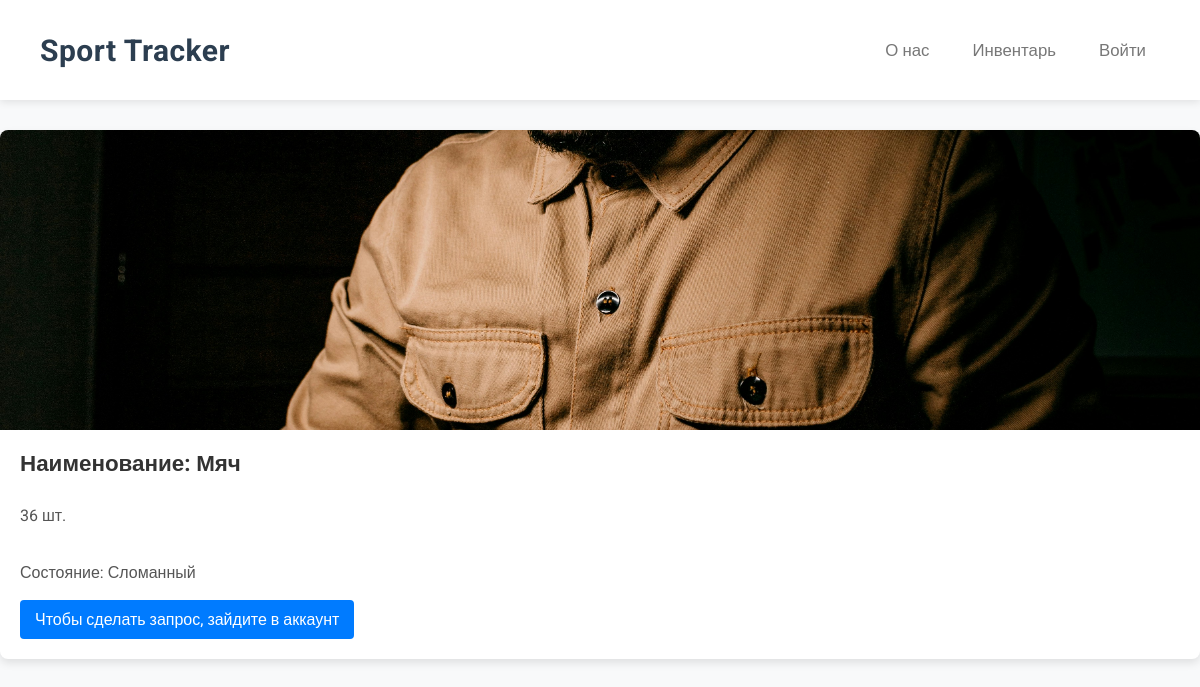
The app's page /catalog/, older data.
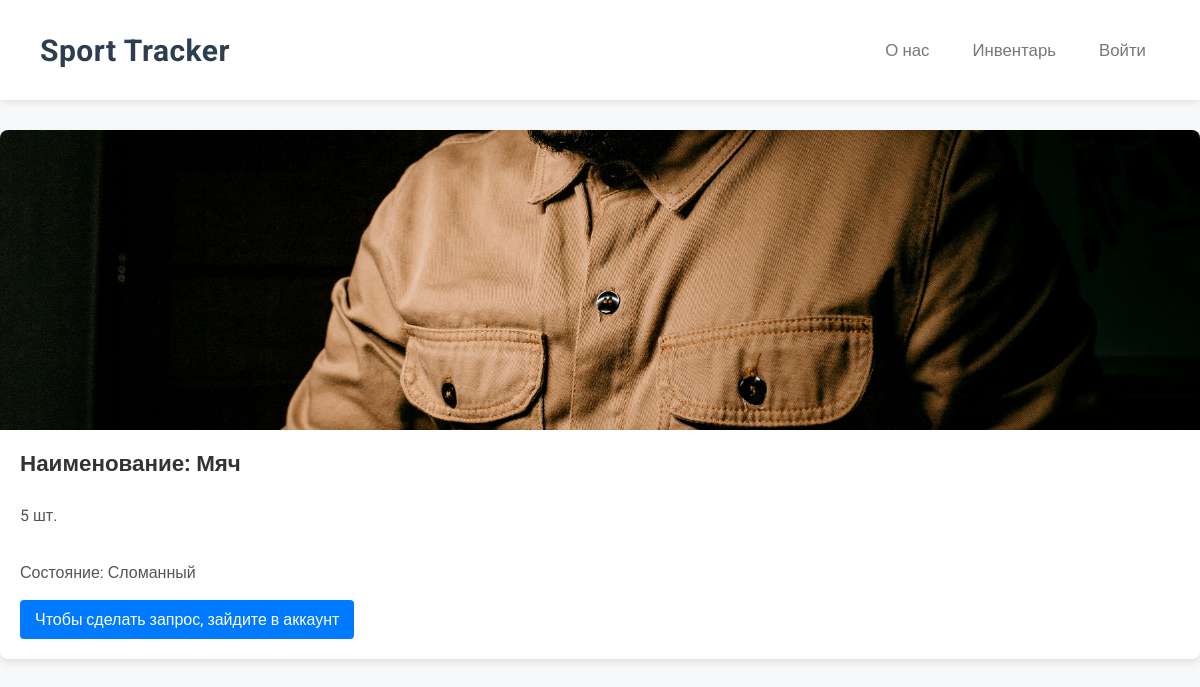
The same page, newer data.
### main/models.py (models this page shows, shortened)
class Votings(models.Model):
    author = models.ForeignKey(User, on_delete=models.CASCADE)
    image = models.ImageField(upload_to=get_image_upload_path, blank=True, null=True)
    name = models.TextField()
    questions_number = models.IntegerField()
    type_of_voting = models.TextField()

### main/views.py (the view)
# urls.py: path('catalog/', catalog, name='catalog'),
def catalog(request):
    categories = Votings.objects.all()
    context = {
        "categories": categories,
        "is_admin": False,
        "is_auth": False,
    }
    if request.user.is_superuser:
        context["is_admin"] = True
    if request.user.is_authenticated:
        context["is_auth"] = True
    data = []
    for category in categories:
        directory = f"main/uploads/votings/admin/{category.id}"
        url_to_header = ""
        if len(os.listdir(directory)) != 0:
            url_to_header = f"/uploads/votings/admin/{category.id}/{os.listdir(directory)[0]}"
        data.append({"category": category, "url_to_header": url_to_header})
    context["data"] = data
    if request.method == 'GET':
        sku = request.GET.get('sku')
        if not sku:
            return render(request, 'catalog.html', context)
    return render(request, 'catalog.html', context)

### main/templates/catalog.html (shortened to what this page needs)
{% load static %}
<!DOCTYPE html>
<html lang="en">
<head>
    <link rel="stylesheet" href="{% static 'catalog_cards.css' %}">
    <link rel="stylesheet" href="{% static 'header.css' %}">
</head>
{% include 'header.html' %}
<body>
    <div class="container">
        {% for category in data %}
        <div class="item">
          <div class="wrapper exmpl"><img src="{{ category.url_to_header }}" alt="Шапка опроса"></div>
          <div class="card">
            <h3>Наименование: {{category.category.name}}</h3>
            <p>{{category.category.questions_number }} шт.</p>
             {% if category.category.type_of_voting == "one" %}
                <p>Состояние: Новый</p>
              {% elif category.category.type_of_voting == "multi" %}
                <p>Состояние: Использованный</p>
              {% else %}
                <p>Состояние: Сломанный</p>
              {% endif %}
              {% if is_admin %}
                  <a class="card_link" href="{% url 'voting'%}?id={{category.category.id}}">Изменить</a>
              {% elif is_auth %}
                  <a class="card_link" href="{% url 'add_voting'%}?id={{category.category.id}}">Добавить в заявку</a>
              {% else %}
                  <a class="card_link">Чтобы сделать запрос, зайдите в аккаунт</a>
              {% endif %}
          </div>
        </div>
        {% endfor %}
    </div>
</body>
</html>

### main/templates/header.html
<header id="header">
    <a class="logo" href="{% url 'index1' %}">Sport Tracker</a>
    <div class="menu">
            <a class="options" href="{% url 'about_us' %}">О нас</a>
            <a class="options" href="{% url 'catalog' %}">Инвентарь</a>
            {% if request.user.is_authenticated %}
                {% if request.user.is_superuser %}
                    <a class="options" href="{% url 'item_list' %}">Планы</a>
                    <a class="options" href="{% url 'secure_inventory' %}">Закрепить инвентарь</a>
                    <a class="options" href="{% url 'applications' %}">Заявки пользователей</a>
                {% else %}
                    <a class="options" href="{% url 'applications' %}">Мои заявки</a>
                {% endif %}
                <a class="options" href="{% url 'profile' %}">Профиль</a>
            {% else %}
                <a class="options" href="{% url 'sign_in' %}">Войти</a>
            {% endif %}
    </div>
</header>

### main/static/catalog_cards.css (style rules this page uses)
.wrapper { width: auto; height: 300px; }
.exmpl { overflow: hidden; display: flex; justify-content: center; align-items: center; }
.exmpl img { height: auto; width: 100%; }
body { margin: 0; font-family: 'Roboto', sans-serif; justify-content: center; align-items: center; min-height: 100vh; background-color: #f8f9fa; }
.container { display: flex; margin-left: auto; margin-right: auto; margin-top: 30px; flex-wrap: wrap; justify-content: center; max-width: 1200px; width: 100%; gap: 20px; }
.item { flex: 1 1 300px; background-color: #ffffff; border-radius: 8px; box-shadow: 0 4px 8px rgba(0, 0, 0, 0.1); overflow: hidden; display: flex; flex-direction: column; transition: transform 0.3s ease; }
.card { padding: 20px; display: flex; flex-direction: column; flex: 1; }
.card h3 { margin-top: 0; margin-bottom: 10px; font-size: 1.4em; color: #333333; }
.card p { margin-bottom: 15px; color: #555555; line-height: 1.6; flex: 1; }
.card_link { text-decoration: none; background-color: #007bff; color: white; padding: 10px 15px; border-radius: 4px; align-self: flex-start; transition: background-color 0.3s ease; }

### main/static/header.css (style rules this page uses)
#header { display: flex; justify-content: space-between; align-items: center; padding: 15px 20px; background-color: #fff; box-shadow: 0 2px 8px rgba(0, 0, 0, 0.1); position: sticky; top: 0; height: 100px; z-index: 1000; transition: background-color 0.3s ease; font-family: 'Roboto', sans-serif; box-sizing: border-box; }
.logo { font-size: 30px; font-weight: 700; text-decoration: none; color: #2c3e50; transition: color 0.3s ease; letter-spacing: 0.5px; }
.menu { display: flex; gap: 10px; flex-wrap: nowrap; justify-content: flex-end; }
.options { text-decoration: none; color: #777; font-weight: 500; transition: color 0.3s ease, background-color 0.3s ease; padding: 8px 12px; border-radius: 4px; white-space: nowrap; flex-shrink: 0; }
@media (min-width: 1024px) and (max-width: 1439px) { #header { padding: 20px 40px; } }
@media (min-width: 1024px) and (max-width: 1439px) { .menu { gap: 15px; justify-content: flex-end; } }
@media (min-width: 1024px) and (max-width: 1439px) { .options { font-size: 1.05em; padding: 9px 14px; } }

### main/templates/catalog.html (style rules this page uses)
.wrapper { width: auto; height: 300px; }
.exmpl { overflow: hidden; display: flex; justify-content: center; align-items: center; }
.exmpl img { height: auto; width: 100%; }

Row changes from the older to the newer data that the page shows:
changed Votings "Мяч": category.questions_number "36" → "5"
